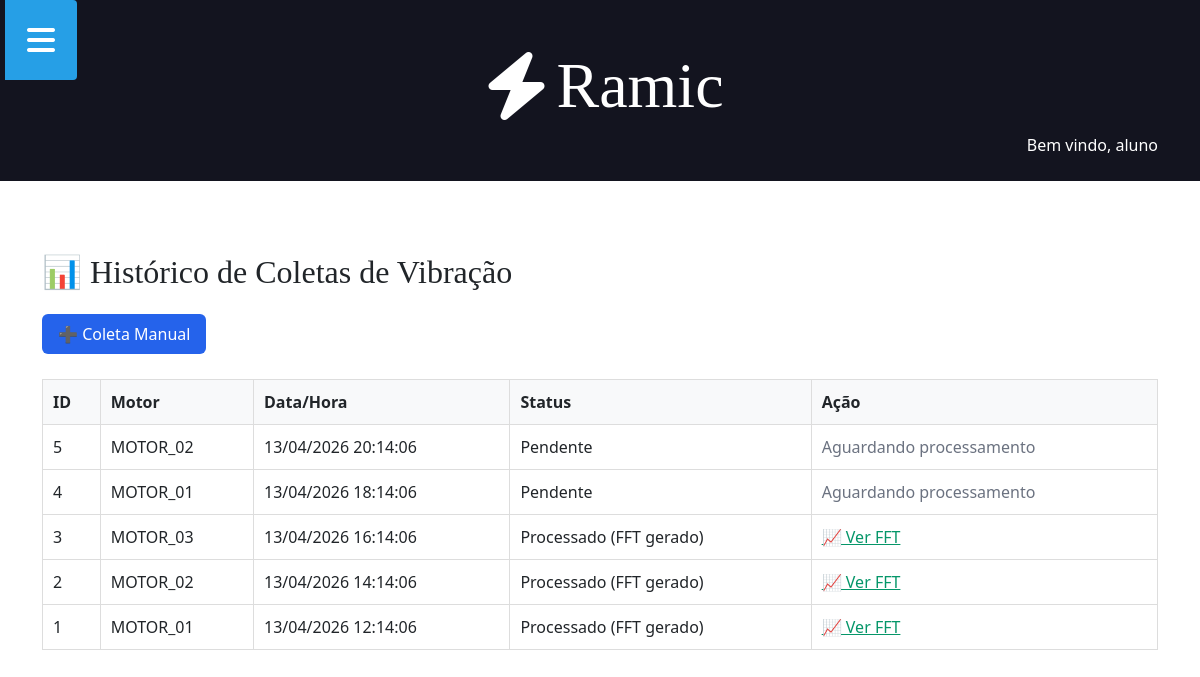
/historico/ (signed in), run on an earlier commit of the app's database.
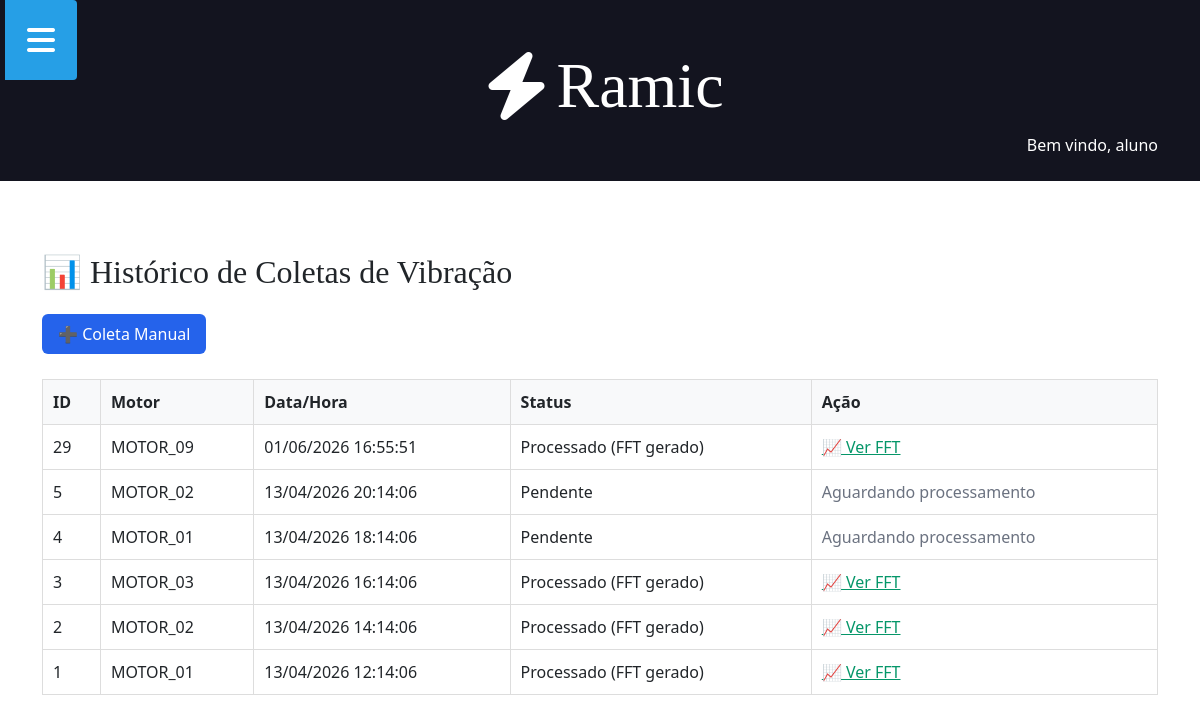
And on a later commit of the database.
### aplicacao/models.py (models this page shows, shortened)
class VibrationCollection(models.Model):
    motor_id = models.CharField(max_length=50, default="MOTOR_01")
    collected_at = models.DateTimeField(default=timezone.now)
    vibration_data = models.JSONField(help_text="Lista JSON com 10000 valores de vibração (float)")
    STATUS_CHOICES = [
        ('pending', 'Pendente'),
        ('processed', 'Processado (FFT gerado)'),
        ('error', 'Erro no processamento'),
    ]
    status = models.CharField(max_length=20, choices=STATUS_CHOICES, default='pending')
    class Meta:
        ordering = ['-collected_at']

### aplicacao/views.py (the view)
# urls.py: path('historico/', views.historico, name='urlhistorico'),
@login_required(login_url="urlentrar")
def historico(request):
    collections = VibrationCollection.objects.all()
    return render(request, 'historico.html', {'collections': collections})

### aplicacao/templates/historico.html (shortened to what this page needs)
{% extends 'global/base.html' %}
{% block content %}
  <div class="container mt-4">
    <h2>📊 Histórico de Coletas de Vibração</h2>
    <a href="{% url 'urlcoletaManual' %}" style="display:inline-block; margin:15px 0; padding:8px 16px; background:#2563eb; color:#fff; text-decoration:none; border-radius:6px;">➕ Coleta Manual</a>
    <table style="width:100%; border-collapse:collapse; margin-top:10px;">
      <tr style="background:#f8f9fa;">
        <th style="padding:10px; border:1px solid #ddd;">ID</th>
        <th style="padding:10px; border:1px solid #ddd;">Motor</th>
        <th style="padding:10px; border:1px solid #ddd;">Data/Hora</th>
        <th style="padding:10px; border:1px solid #ddd;">Status</th>
        <th style="padding:10px; border:1px solid #ddd;">Ação</th>
      </tr>
      {% for c in collections %}
        <tr>
          <td style="padding:10px; border:1px solid #ddd;">{{ c.pk }}</td>
          <td style="padding:10px; border:1px solid #ddd;">{{ c.motor_id }}</td>
          <td style="padding:10px; border:1px solid #ddd;">{{ c.collected_at|date:'d/m/Y H:i:s' }}</td>
          <td style="padding:10px; border:1px solid #ddd;">{{ c.get_status_display }}</td>
          <td style="padding:10px; border:1px solid #ddd;">
            {% if c.status == 'processed' %}
              <a href="{% url 'urlgrafico' c.pk %}" style="color:#059669;">📈 Ver FFT</a>
            {% else %}
              <span style="color:#6b7280;">Aguardando processamento</span>
            {% endif %}
          </td>
        </tr>
      {% empty %}
        <tr>
          <td colspan="5" style="padding:15px; text-align:center; color:#666;">Nenhuma coleta registrada.</td>
        </tr>
      {% endfor %}
    </table>
  </div>
{% endblock %}

### aplicacao/templates/global/base.html (shortened to what this page needs)
{% load bootstrap5 %}
{% load static %}
<!DOCTYPE html>
<html lang="pt-br">
<head>
    <link rel="stylesheet" href="https://cdnjs.cloudflare.com/ajax/libs/font-awesome/7.0.1/css/all.min.css">
    <link rel="stylesheet" href="{% static 'css/styles.css' %}">
    {% bootstrap_css %}
</head>
<body>
    {% include 'global/menu.html' %}
    {% include 'global/header.html' %}
    {% block content %}
    {% endblock %}
</body>
</html>

### aplicacao/templates/global/menu.html (shortened to what this page needs)
<button class="button-show-menu button-show-menu-visible">
  <i class="fas fa-bars"></i>
</button>

### aplicacao/templates/global/header.html (shortened to what this page needs)
<header class="main-header-container">
    <div class="main-header container">
        <h1>
            <a class="main-logo" href="{% url 'urlindex' %}">
                <i class="fa-solid fa-bolt main-logo-icon"></i>
                <span class="main-logo-text">Ramic</span>
            </a>
        </h1>
        <div class="boasvindas">
            {% if user.is_authenticated %}
                <span class="text-welcome">Bem vindo, {{ user.username }}</span>
            {% endif %}
        </div>
    </div>
</header>

### static/css/styles.css (style rules this page uses)
.container { max-width: 144rem; margin: 0 auto; padding: 3rem; }
.main-header-container { background: #13141f; }
h1, h2, h3, h4, h5, h6 { font-family: 'Roboto Slab', serif; }
.main-logo { font-size: 4rem; color: #fff; text-decoration: none; display: flex; align-items: center; justify-content: center; width: fit-content; margin: 0 auto; }
.button-show-menu { position: fixed; left: 265px; top: 0; color: #fff; background-color: #269fe6; border: none; font-size: 2rem; z-index: 3; padding: 1rem; visibility: hidden; opacity: 0; transition: all 300ms ease-in-out; border-radius: 0 4px 4px 0; cursor: pointer; }
.button-show-menu-visible { visibility: visible; opacity: 1; left: 5px; }
.boasvindas { float: right; font-size: 1rem; color: #fff; text-decoration: none; display: flex; align-items: center; justify-content: center; width: fit-content; margin: 0 auto; }

What changed in the data, as far as the page shows it:
added VibrationCollection: pk "29", motor_id "MOTOR_09", collected_at "01/06/2026 16:55:51", status "Processado (FFT gerado)", shows "📈 Ver FFT"
